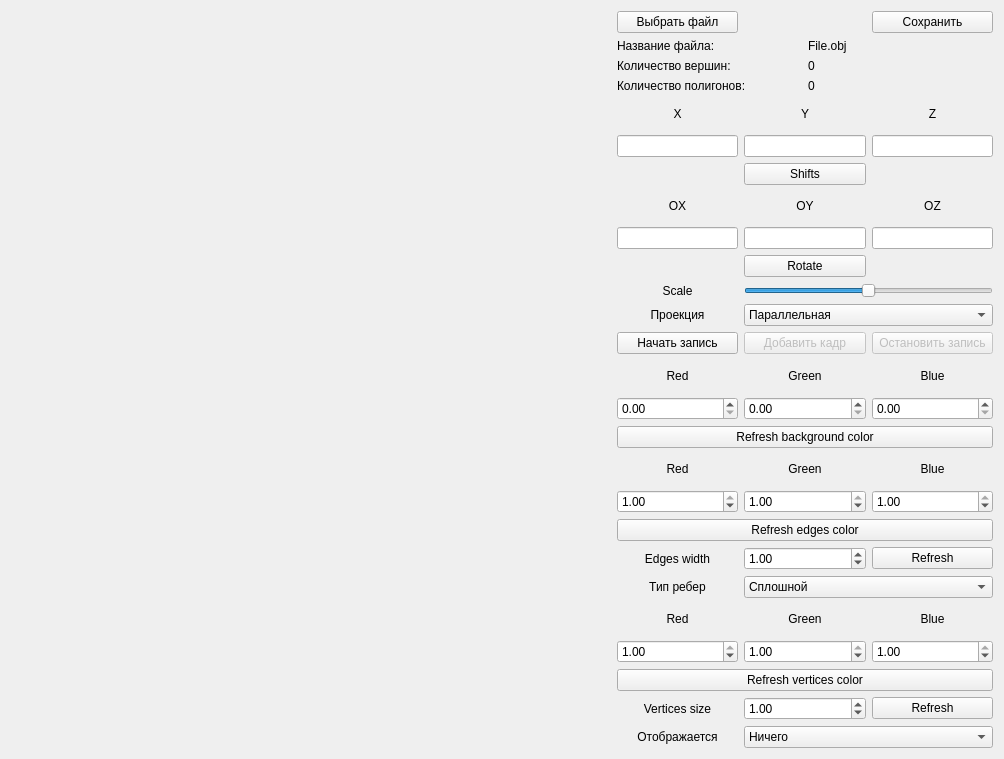
<?xml version="1.0" encoding="UTF-8"?>
<ui version="4.0">
 <class>MainWindow</class>
 <widget class="QWidget" name="MainWindow">
  <property name="geometry">
   <rect>
    <x>0</x>
    <y>0</y>
    <width>1004</width>
    <height>759</height>
   </rect>
  </property>
  <property name="windowTitle">
   <string>Dialog</string>
  </property>
  <layout class="QGridLayout" name="gridLayout">
   <item row="3" column="2">
    <widget class="QLineEdit" name="YLine"/>
   </item>
   <item row="5" column="2">
    <widget class="QLabel" name="OYLabel">
     <property name="text">
      <string>OY</string>
     </property>
     <property name="alignment">
      <set>Qt::AlignCenter</set>
     </property>
    </widget>
   </item>
   <item row="15" column="2">
    <widget class="QDoubleSpinBox" name="edges_green">
     <property name="maximum">
      <double>1.000000000000000</double>
     </property>
     <property name="singleStep">
      <double>0.100000000000000</double>
     </property>
     <property name="value">
      <double>1.000000000000000</double>
     </property>
    </widget>
   </item>
   <item row="22" column="1">
    <widget class="QLabel" name="Label_edge_width_2">
     <property name="text">
      <string>Vertices size</string>
     </property>
     <property name="alignment">
      <set>Qt::AlignCenter</set>
     </property>
    </widget>
   </item>
   <item row="10" column="1">
    <widget class="QPushButton" name="startRecordBtn">
     <property name="enabled">
      <bool>true</bool>
     </property>
     <property name="text">
      <string>Начать запись</string>
     </property>
    </widget>
   </item>
   <item row="6" column="1">
    <widget class="QLineEdit" name="OXLine"/>
   </item>
   <item row="19" column="1">
    <widget class="QLabel" name="Label_edge_red_4">
     <property name="text">
      <string>Red</string>
     </property>
     <property name="alignment">
      <set>Qt::AlignCenter</set>
     </property>
    </widget>
   </item>
   <item row="5" column="1">
    <widget class="QLabel" name="OXLabel">
     <property name="text">
      <string>OX</string>
     </property>
     <property name="alignment">
      <set>Qt::AlignCenter</set>
     </property>
    </widget>
   </item>
   <item row="1" column="1" colspan="3">
    <layout class="QVBoxLayout" name="verticalLayout">
     <item>
      <layout class="QHBoxLayout" name="horizontalLayout">
       <item>
        <widget class="QLabel" name="label">
         <property name="text">
          <string>Название файла:</string>
         </property>
        </widget>
       </item>
       <item>
        <widget class="QLabel" name="file_name">
         <property name="text">
          <string>File.obj</string>
         </property>
        </widget>
       </item>
      </layout>
     </item>
     <item>
      <layout class="QHBoxLayout" name="horizontalLayout_2">
       <item>
        <widget class="QLabel" name="label_3">
         <property name="text">
          <string>Количество вершин:</string>
         </property>
        </widget>
       </item>
       <item>
        <widget class="QLabel" name="vertexes">
         <property name="text">
          <string>0</string>
         </property>
        </widget>
       </item>
      </layout>
     </item>
     <item>
      <layout class="QHBoxLayout" name="horizontalLayout_3">
       <item>
        <widget class="QLabel" name="label_5">
         <property name="text">
          <string>Количество полигонов:</string>
         </property>
        </widget>
       </item>
       <item>
        <widget class="QLabel" name="facets">
         <property name="text">
          <string>0</string>
         </property>
        </widget>
       </item>
      </layout>
     </item>
    </layout>
   </item>
   <item row="10" column="2">
    <widget class="QPushButton" name="addFrameBtn">
     <property name="enabled">
      <bool>false</bool>
     </property>
     <property name="text">
      <string>Добавить кадр</string>
     </property>
    </widget>
   </item>
   <item row="23" column="2" colspan="2">
    <widget class="QComboBox" name="comboBox_vertices_type">
     <property name="currentText">
      <string>Ничего</string>
     </property>
     <item>
      <property name="text">
       <string>Ничего</string>
      </property>
     </item>
     <item>
      <property name="text">
       <string>Круг</string>
      </property>
     </item>
     <item>
      <property name="text">
       <string>Квадрат</string>
      </property>
     </item>
    </widget>
   </item>
   <item row="16" column="1" colspan="3">
    <widget class="QPushButton" name="refresh_background_2">
     <property name="text">
      <string>Refresh edges color</string>
     </property>
    </widget>
   </item>
   <item row="0" column="1">
    <widget class="QPushButton" name="fileBtn">
     <property name="text">
      <string>Выбрать файл</string>
     </property>
    </widget>
   </item>
   <item row="13" column="1" colspan="3">
    <widget class="QPushButton" name="refresh_background">
     <property name="text">
      <string>Refresh background color</string>
     </property>
    </widget>
   </item>
   <item row="11" column="3">
    <widget class="QLabel" name="Label_bg_blue">
     <property name="text">
      <string>Blue</string>
     </property>
     <property name="alignment">
      <set>Qt::AlignCenter</set>
     </property>
    </widget>
   </item>
   <item row="2" column="1">
    <widget class="QLabel" name="XLabel">
     <property name="maximumSize">
      <size>
       <width>10777153</width>
       <height>16777081</height>
      </size>
     </property>
     <property name="text">
      <string>X</string>
     </property>
     <property name="alignment">
      <set>Qt::AlignCenter</set>
     </property>
    </widget>
   </item>
   <item row="23" column="1">
    <widget class="QLabel" name="ScaleLabel_3">
     <property name="text">
      <string>Отображается</string>
     </property>
     <property name="alignment">
      <set>Qt::AlignCenter</set>
     </property>
    </widget>
   </item>
   <item row="9" column="2" colspan="2">
    <widget class="QComboBox" name="comboBox_projection">
     <property name="currentText">
      <string>Параллельная</string>
     </property>
     <item>
      <property name="text">
       <string>Параллельная</string>
      </property>
     </item>
     <item>
      <property name="text">
       <string>Центральная</string>
      </property>
     </item>
    </widget>
   </item>
   <item row="0" column="3">
    <widget class="QPushButton" name="saveBtn">
     <property name="text">
      <string>Сохранить</string>
     </property>
    </widget>
   </item>
   <item row="8" column="1">
    <widget class="QLabel" name="ScaleLabel">
     <property name="text">
      <string>Scale</string>
     </property>
     <property name="alignment">
      <set>Qt::AlignCenter</set>
     </property>
    </widget>
   </item>
   <item row="20" column="1">
    <widget class="QDoubleSpinBox" name="vertices_red">
     <property name="maximum">
      <double>1.000000000000000</double>
     </property>
     <property name="singleStep">
      <double>0.100000000000000</double>
     </property>
     <property name="value">
      <double>1.000000000000000</double>
     </property>
    </widget>
   </item>
   <item row="6" column="2">
    <widget class="QLineEdit" name="OYLine"/>
   </item>
   <item row="5" column="3">
    <widget class="QLabel" name="OZLabel">
     <property name="text">
      <string>OZ</string>
     </property>
     <property name="alignment">
      <set>Qt::AlignCenter</set>
     </property>
    </widget>
   </item>
   <item row="14" column="3">
    <widget class="QLabel" name="Label_edge_blue">
     <property name="text">
      <string>Blue</string>
     </property>
     <property name="alignment">
      <set>Qt::AlignCenter</set>
     </property>
    </widget>
   </item>
   <item row="6" column="3">
    <widget class="QLineEdit" name="OZLine"/>
   </item>
   <item row="17" column="3">
    <widget class="QPushButton" name="refresh_background_3">
     <property name="text">
      <string>Refresh</string>
     </property>
    </widget>
   </item>
   <item row="7" column="2">
    <widget class="QPushButton" name="rotateBtn">
     <property name="text">
      <string>Rotate</string>
     </property>
    </widget>
   </item>
   <item row="12" column="1">
    <widget class="QDoubleSpinBox" name="background_red">
     <property name="maximum">
      <double>1.000000000000000</double>
     </property>
     <property name="singleStep">
      <double>0.100000000000000</double>
     </property>
     <property name="value">
      <double>0.000000000000000</double>
     </property>
    </widget>
   </item>
   <item row="4" column="2">
    <widget class="QPushButton" name="shiftBtn">
     <property name="text">
      <string>Shifts</string>
     </property>
    </widget>
   </item>
   <item row="17" column="1">
    <widget class="QLabel" name="Label_edge_width">
     <property name="text">
      <string>Edges width</string>
     </property>
     <property name="alignment">
      <set>Qt::AlignCenter</set>
     </property>
    </widget>
   </item>
   <item row="14" column="1">
    <widget class="QLabel" name="Label_edge_red">
     <property name="text">
      <string>Red</string>
     </property>
     <property name="alignment">
      <set>Qt::AlignCenter</set>
     </property>
    </widget>
   </item>
   <item row="9" column="1">
    <widget class="QLabel" name="ScaleLabel_2">
     <property name="text">
      <string>Проекция</string>
     </property>
     <property name="alignment">
      <set>Qt::AlignCenter</set>
     </property>
    </widget>
   </item>
   <item row="0" column="0" rowspan="21">
    <widget class="OGLWidget" name="widget" native="true">
     <property name="minimumSize">
      <size>
       <width>600</width>
       <height>600</height>
      </size>
     </property>
    </widget>
   </item>
   <item row="11" column="1">
    <widget class="QLabel" name="Label_bg_red">
     <property name="text">
      <string>Red</string>
     </property>
     <property name="alignment">
      <set>Qt::AlignCenter</set>
     </property>
    </widget>
   </item>
   <item row="2" column="2">
    <widget class="QLabel" name="YLabel">
     <property name="text">
      <string>Y</string>
     </property>
     <property name="alignment">
      <set>Qt::AlignCenter</set>
     </property>
    </widget>
   </item>
   <item row="19" column="2">
    <widget class="QLabel" name="Label_edge_red_3">
     <property name="text">
      <string>Green</string>
     </property>
     <property name="alignment">
      <set>Qt::AlignCenter</set>
     </property>
    </widget>
   </item>
   <item row="12" column="3">
    <widget class="QDoubleSpinBox" name="background_blue">
     <property name="maximum">
      <double>1.000000000000000</double>
     </property>
     <property name="singleStep">
      <double>0.100000000000000</double>
     </property>
    </widget>
   </item>
   <item row="21" column="1" colspan="3">
    <widget class="QPushButton" name="refresh_background_4">
     <property name="text">
      <string>Refresh vertices color</string>
     </property>
    </widget>
   </item>
   <item row="3" column="1">
    <widget class="QLineEdit" name="XLine"/>
   </item>
   <item row="19" column="3">
    <widget class="QLabel" name="Label_edge_red_2">
     <property name="text">
      <string>Blue</string>
     </property>
     <property name="alignment">
      <set>Qt::AlignCenter</set>
     </property>
    </widget>
   </item>
   <item row="3" column="3">
    <widget class="QLineEdit" name="ZLine"/>
   </item>
   <item row="18" column="2" colspan="2">
    <widget class="QComboBox" name="comboBox_edges_type">
     <property name="currentText">
      <string>Сплошной</string>
     </property>
     <item>
      <property name="text">
       <string>Сплошной</string>
      </property>
     </item>
     <item>
      <property name="text">
       <string>Пунктирный</string>
      </property>
     </item>
    </widget>
   </item>
   <item row="22" column="3">
    <widget class="QPushButton" name="refresh_background_5">
     <property name="text">
      <string>Refresh</string>
     </property>
    </widget>
   </item>
   <item row="18" column="1">
    <widget class="QLabel" name="ScaleLabel_4">
     <property name="text">
      <string>Тип ребер</string>
     </property>
     <property name="alignment">
      <set>Qt::AlignCenter</set>
     </property>
    </widget>
   </item>
   <item row="11" column="2">
    <widget class="QLabel" name="Label_bg_green">
     <property name="text">
      <string>Green</string>
     </property>
     <property name="alignment">
      <set>Qt::AlignCenter</set>
     </property>
    </widget>
   </item>
   <item row="2" column="3">
    <widget class="QLabel" name="ZLabel">
     <property name="text">
      <string>Z</string>
     </property>
     <property name="alignment">
      <set>Qt::AlignCenter</set>
     </property>
    </widget>
   </item>
   <item row="8" column="2" colspan="2">
    <widget class="QSlider" name="horizontalSlider">
     <property name="minimum">
      <number>1</number>
     </property>
     <property name="maximum">
      <number>2000</number>
     </property>
     <property name="singleStep">
      <number>50</number>
     </property>
     <property name="pageStep">
      <number>50</number>
     </property>
     <property name="sliderPosition">
      <number>1000</number>
     </property>
     <property name="tracking">
      <bool>true</bool>
     </property>
     <property name="orientation">
      <enum>Qt::Horizontal</enum>
     </property>
    </widget>
   </item>
   <item row="22" column="2">
    <widget class="QDoubleSpinBox" name="vertices_size">
     <property name="maximum">
      <double>50.000000000000000</double>
     </property>
     <property name="singleStep">
      <double>1.000000000000000</double>
     </property>
     <property name="value">
      <double>1.000000000000000</double>
     </property>
    </widget>
   </item>
   <item row="20" column="3">
    <widget class="QDoubleSpinBox" name="vertices_blue">
     <property name="maximum">
      <double>1.000000000000000</double>
     </property>
     <property name="singleStep">
      <double>0.100000000000000</double>
     </property>
     <property name="value">
      <double>1.000000000000000</double>
     </property>
    </widget>
   </item>
   <item row="15" column="3">
    <widget class="QDoubleSpinBox" name="edges_blue">
     <property name="maximum">
      <double>1.000000000000000</double>
     </property>
     <property name="singleStep">
      <double>0.100000000000000</double>
     </property>
     <property name="value">
      <double>1.000000000000000</double>
     </property>
    </widget>
   </item>
   <item row="10" column="3">
    <widget class="QPushButton" name="stopRecordBtn">
     <property name="enabled">
      <bool>false</bool>
     </property>
     <property name="text">
      <string>Остановить запись</string>
     </property>
    </widget>
   </item>
   <item row="20" column="2">
    <widget class="QDoubleSpinBox" name="vertices_green">
     <property name="maximum">
      <double>1.000000000000000</double>
     </property>
     <property name="singleStep">
      <double>0.100000000000000</double>
     </property>
     <property name="value">
      <double>1.000000000000000</double>
     </property>
    </widget>
   </item>
   <item row="17" column="2">
    <widget class="QDoubleSpinBox" name="edges_width">
     <property name="maximum">
      <double>50.000000000000000</double>
     </property>
     <property name="singleStep">
      <double>1.000000000000000</double>
     </property>
     <property name="value">
      <double>1.000000000000000</double>
     </property>
    </widget>
   </item>
   <item row="12" column="2">
    <widget class="QDoubleSpinBox" name="background_green">
     <property name="maximum">
      <double>1.000000000000000</double>
     </property>
     <property name="singleStep">
      <double>0.100000000000000</double>
     </property>
    </widget>
   </item>
   <item row="14" column="2">
    <widget class="QLabel" name="Label_edge_green">
     <property name="text">
      <string>Green</string>
     </property>
     <property name="alignment">
      <set>Qt::AlignCenter</set>
     </property>
    </widget>
   </item>
   <item row="15" column="1">
    <widget class="QDoubleSpinBox" name="edges_red">
     <property name="maximum">
      <double>1.000000000000000</double>
     </property>
     <property name="singleStep">
      <double>0.100000000000000</double>
     </property>
     <property name="value">
      <double>1.000000000000000</double>
     </property>
    </widget>
   </item>
  </layout>
 </widget>
 <customwidgets>
  <customwidget>
   <class>OGLWidget</class>
   <extends>QWidget</extends>
   <header>oglwidget.h</header>
   <container>1</container>
  </customwidget>
 </customwidgets>
 <resources/>
 <connections/>
 <slots>
  <slot>accept()</slot>
  <slot>reject()</slot>
 </slots>
</ui>
